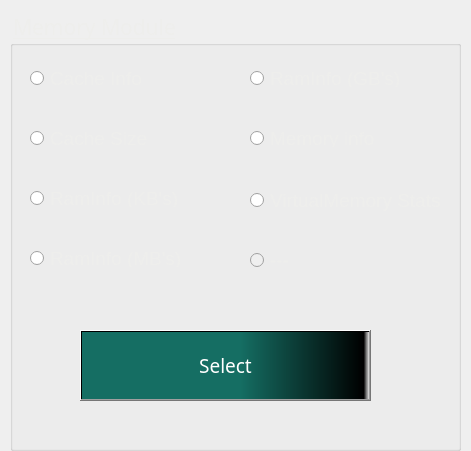
  <widget class="QFrame" name="m7_frame">
   <property name="geometry">
    <rect>
     <x>220</x>
     <y>90</y>
     <width>471</width>
     <height>451</height>
    </rect>
   </property>
   <property name="frameShape">
    <enum>QFrame::NoFrame</enum>
   </property>
   <property name="frameShadow">
    <enum>QFrame::Raised</enum>
   </property>
   <property name="lineWidth">
    <number>1</number>
   </property>
   <widget class="QGroupBox" name="groupBox_10">
    <property name="geometry">
     <rect>
      <x>10</x>
      <y>10</y>
      <width>451</width>
      <height>441</height>
     </rect>
    </property>
    <property name="font">
     <font>
      <family>Arial Rounded MT Bold</family>
      <pointsize>16</pointsize>
      <underline>true</underline>
     </font>
    </property>
    <property name="styleSheet">
     <string notr="true">color: rgb(238, 238, 236);</string>
    </property>
    <property name="title">
     <string>Memory Module</string>
    </property>
    <widget class="QRadioButton" name="feat1_m7_rb">
     <property name="geometry">
      <rect>
       <x>20</x>
       <y>60</y>
       <width>201</width>
       <height>17</height>
      </rect>
     </property>
     <property name="font">
      <font>
       <pointsize>14</pointsize>
      </font>
     </property>
     <property name="styleSheet">
      <string notr="true">color: rgb(238, 238, 236);</string>
     </property>
     <property name="text">
      <string>Cache Info</string>
     </property>
    </widget>
    <widget class="QRadioButton" name="feat5_m7_rb">
     <property name="geometry">
      <rect>
       <x>240</x>
       <y>60</y>
       <width>201</width>
       <height>17</height>
      </rect>
     </property>
     <property name="font">
      <font>
       <pointsize>14</pointsize>
      </font>
     </property>
     <property name="styleSheet">
      <string notr="true">color: rgb(238, 238, 236);</string>
     </property>
     <property name="text">
      <string>RamInfo (GB's)</string>
     </property>
     <property name="checkable">
      <bool>true</bool>
     </property>
     <property name="checked">
      <bool>false</bool>
     </property>
     <property name="autoRepeat">
      <bool>false</bool>
     </property>
    </widget>
    <widget class="QRadioButton" name="feat2_m7_rb">
     <property name="geometry">
      <rect>
       <x>20</x>
       <y>120</y>
       <width>201</width>
       <height>17</height>
      </rect>
     </property>
     <property name="font">
      <font>
       <pointsize>14</pointsize>
      </font>
     </property>
     <property name="styleSheet">
      <string notr="true">color: rgb(238, 238, 236);</string>
     </property>
     <property name="text">
      <string>Cache Size</string>
     </property>
    </widget>
    <widget class="QRadioButton" name="feat6_m7_rb">
     <property name="geometry">
      <rect>
       <x>240</x>
       <y>120</y>
       <width>201</width>
       <height>17</height>
      </rect>
     </property>
     <property name="font">
      <font>
       <pointsize>14</pointsize>
      </font>
     </property>
     <property name="styleSheet">
      <string notr="true">color: rgb(238, 238, 236);</string>
     </property>
     <property name="text">
      <string>Memory info</string>
     </property>
     <property name="checkable">
      <bool>true</bool>
     </property>
     <property name="checked">
      <bool>false</bool>
     </property>
     <property name="autoRepeat">
      <bool>false</bool>
     </property>
    </widget>
    <widget class="QRadioButton" name="feat3_m7_rb">
     <property name="geometry">
      <rect>
       <x>20</x>
       <y>180</y>
       <width>201</width>
       <height>17</height>
      </rect>
     </property>
     <property name="font">
      <font>
       <pointsize>14</pointsize>
      </font>
     </property>
     <property name="styleSheet">
      <string notr="true">color: rgb(238, 238, 236);</string>
     </property>
     <property name="text">
      <string>RamInfo (KB's)</string>
     </property>
    </widget>
    <widget class="QRadioButton" name="feat7_m7_rb">
     <property name="geometry">
      <rect>
       <x>240</x>
       <y>180</y>
       <width>201</width>
       <height>21</height>
      </rect>
     </property>
     <property name="font">
      <font>
       <pointsize>14</pointsize>
      </font>
     </property>
     <property name="styleSheet">
      <string notr="true">color: rgb(238, 238, 236);</string>
     </property>
     <property name="text">
      <string>VirtualMemory Stats</string>
     </property>
    </widget>
    <widget class="QPushButton" name="submit7_btn">
     <property name="geometry">
      <rect>
       <x>70</x>
       <y>320</y>
       <width>291</width>
       <height>71</height>
      </rect>
     </property>
     <property name="font">
      <font>
       <family>Arial Rounded MT Bold</family>
       <pointsize>14</pointsize>
      </font>
     </property>
     <property name="styleSheet">
      <string notr="true">background-color: qlineargradient(spread:pad, x1:0, y1:0, x2:1, y2:0, stop:0 rgba(21, 110, 99, 255), stop:0.55 rgba(21, 110, 99, 255), stop:0.98 rgba(0, 0, 0, 255), stop:1 rgba(0, 0, 0, 0));
color: rgb(255, 255, 255);</string>
     </property>
     <property name="text">
      <string>Select</string>
     </property>
     <property name="icon">
      <iconset>
       <normaloff>../.designer/.designer/C:/Users/HP/Desktop/Git_AI_Work/PYQT5_GUI/Student_Reg_form_Project/icon.jpg</normaloff>../.designer/.designer/C:/Users/HP/Desktop/Git_AI_Work/PYQT5_GUI/Student_Reg_form_Project/icon.jpg</iconset>
     </property>
    </widget>
    <widget class="QRadioButton" name="feat8_m7_rb">
     <property name="enabled">
      <bool>false</bool>
     </property>
     <property name="geometry">
      <rect>
       <x>240</x>
       <y>240</y>
       <width>201</width>
       <height>21</height>
      </rect>
     </property>
     <property name="font">
      <font>
       <pointsize>14</pointsize>
      </font>
     </property>
     <property name="styleSheet">
      <string notr="true">color: rgb(238, 238, 236);</string>
     </property>
     <property name="text">
      <string>---</string>
     </property>
    </widget>
    <widget class="QRadioButton" name="feat4_m7_rb">
     <property name="geometry">
      <rect>
       <x>20</x>
       <y>240</y>
       <width>201</width>
       <height>17</height>
      </rect>
     </property>
     <property name="font">
      <font>
       <pointsize>14</pointsize>
      </font>
     </property>
     <property name="styleSheet">
      <string notr="true">color: rgb(238, 238, 236);</string>
     </property>
     <property name="text">
      <string>RamInfo (MB's)</string>
     </property>
    </widget>
   </widget>
  </widget>
